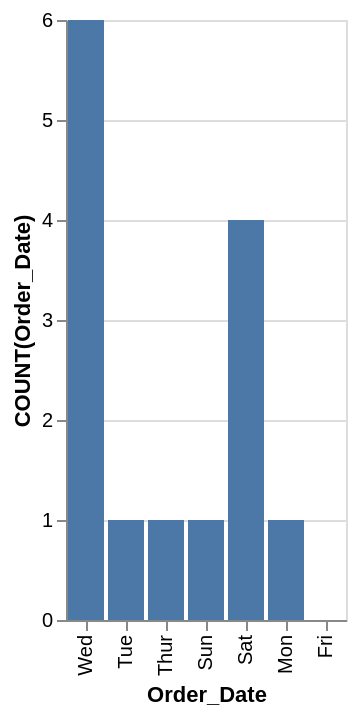

This figure's Vega-Lite source:
### Vega-Lite specification from a JSON file in a GitHub repository (floating-point values rounded to 4 significant figures)
{"data": {"values": [{"x_data": "Mon", "y_data": 1}, {"x_data": "Tue", "y_data": 1}, {"x_data": "Wed", "y_data": 6}, {"x_data": "Thur", "y_data": 1}, {"x_data": "Fri", "y_data": 0}, {"x_data": "Sat", "y_data": 4}, {"x_data": "Sun", "y_data": 1}]}, "mark": "bar", "encoding": {"x": {"field": "x_data", "type": "nominal", "title": "Order_Date", "sort": "descending"}, "y": {"field": "y_data", "type": "quantitative", "title": "COUNT(Order_Date)"}}}
